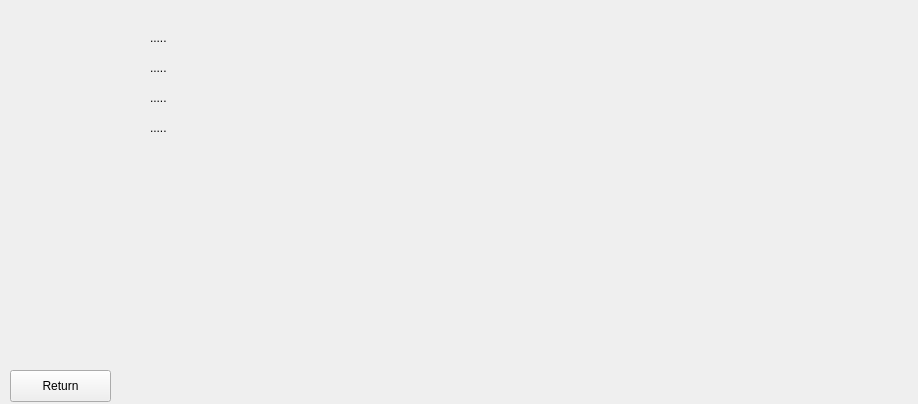
<?xml version="1.0" encoding="UTF-8"?>
<ui version="4.0">
 <class>BookingWindow</class>
 <widget class="QWidget" name="BookingWindow">
  <property name="geometry">
   <rect>
    <x>0</x>
    <y>0</y>
    <width>918</width>
    <height>404</height>
   </rect>
  </property>
  <property name="windowTitle">
   <string>Form</string>
  </property>
  <widget class="QLabel" name="labelRouteId">
   <property name="geometry">
    <rect>
     <x>150</x>
     <y>30</y>
     <width>121</width>
     <height>16</height>
    </rect>
   </property>
   <property name="text">
    <string>.....</string>
   </property>
  </widget>
  <widget class="QLabel" name="labelFrom">
   <property name="geometry">
    <rect>
     <x>150</x>
     <y>60</y>
     <width>101</width>
     <height>16</height>
    </rect>
   </property>
   <property name="text">
    <string>.....</string>
   </property>
  </widget>
  <widget class="QLabel" name="labelTo">
   <property name="geometry">
    <rect>
     <x>150</x>
     <y>90</y>
     <width>81</width>
     <height>16</height>
    </rect>
   </property>
   <property name="text">
    <string>.....</string>
   </property>
  </widget>
  <widget class="QLabel" name="labelDeparture">
   <property name="geometry">
    <rect>
     <x>150</x>
     <y>120</y>
     <width>101</width>
     <height>16</height>
    </rect>
   </property>
   <property name="text">
    <string>.....</string>
   </property>
  </widget>
  <widget class="QPushButton" name="btnReturn">
   <property name="geometry">
    <rect>
     <x>10</x>
     <y>370</y>
     <width>101</width>
     <height>32</height>
    </rect>
   </property>
   <property name="text">
    <string>Return</string>
   </property>
  </widget>
 </widget>
 <resources/>
 <connections/>
</ui>
